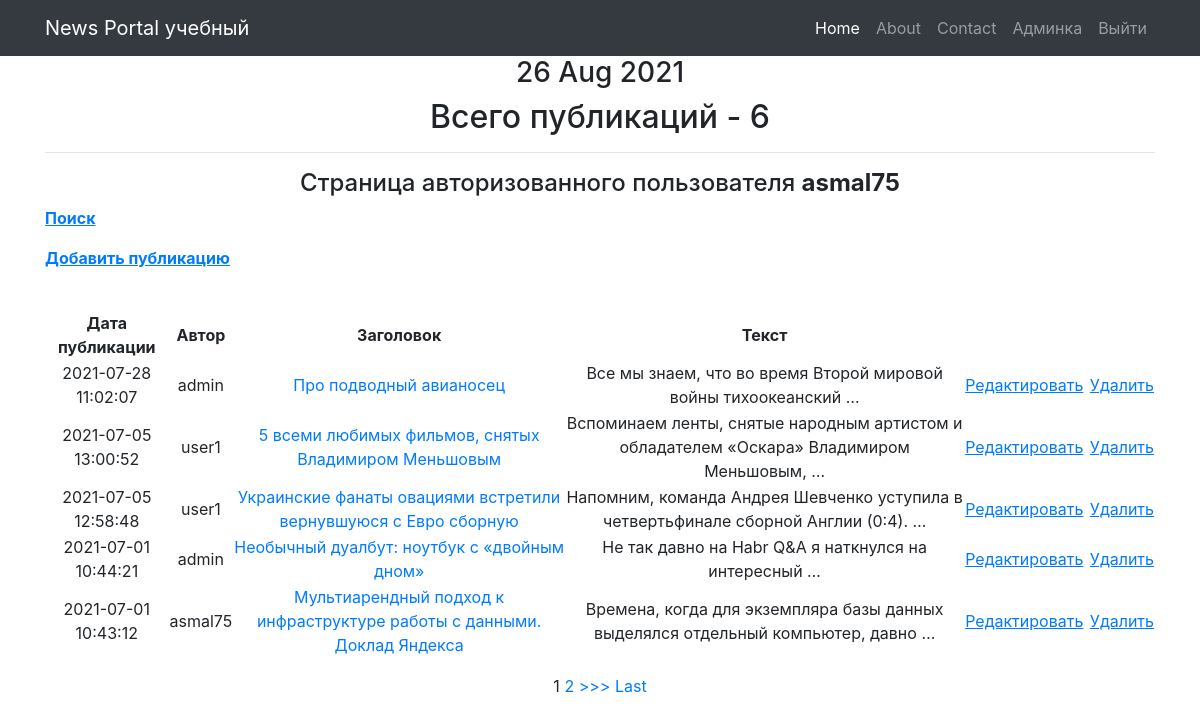
Screenshot of /news/ (signed in) with the database file from the repository.
### newapp/models.py (models this page shows, shortened)
class Post(models.Model):
    post = "PO"
    new = "NE"
    POST_NEW = [(post, "статья"), (new,"новость")]
    new_post = models.CharField(max_length = 2, choices = POST_NEW, default = post, verbose_name="Тип")
    time_in_new_post = models.DateTimeField(auto_now_add=True, verbose_name="Дата публикации")
    title = models.CharField(max_length=150, verbose_name="Заголовок", null=False)
    content_new_post = models.TextField(null=False, verbose_name="Текст",)
    rating_new_post = models.FloatField(default=0.0, verbose_name="Рейтинг")
    photo = models.ImageField(upload_to='photos/%Y/%m/%d', verbose_name="Фото", blank=True)
    is_published = models.BooleanField(default=False, verbose_name="Опубликовано")
    updated_at = models.DateTimeField(auto_now=True, null=True, verbose_name="Обновлено")
    category = models.ManyToManyField(Category, through='PostCategory')
    author = models.ForeignKey(Author, on_delete=models.CASCADE)
    class Meta:
        verbose_name = 'Публикация'
        verbose_name_plural = 'Публикации'

class Author(models.Model):
    author = models.OneToOneField(User, on_delete=models.CASCADE)
    author_rating = models.FloatField(default=0.0)
    class Meta:
        verbose_name = 'Автор'
        verbose_name_plural = 'Авторы'

### newapp/views.py (the view, shortened to what this page needs)
# urls.py: path('', PostsList.as_view()),
class PostsList(ListView):
    model = Post  # указываем модель, объекты которой мы будем выводить
    template_name = 'posts.html'
    context_object_name = 'posts'  # это имя списка, в котором будут лежать все объекты, его надо указать, чтобы обратиться к с
    ordering = ['-time_in_new_post']
    paginate_by = 5
    form_class = PostForm
    def get_filter(self):
        return PostFilter(self.request.GET, queryset=super().get_queryset())
    def get_queryset(self):
        return self.get_filter().qs
    def get_context_data(self, **kwargs):
        context = super().get_context_data(**kwargs)
        context['filter'] = PostFilter(self.request.GET, queryset=self.get_queryset())
        context['time_now'] = datetime.utcnow()
        context['form'] = PostForm()
        context['all_posts'] = len(Post.objects.all())       #общее  количество постов
        return context

### newapp/templatetags/censor.py (called while the page is built)
@register.filter(name='censor')
def censor(value, arg):  # value|censor:arg
    bad_words = {
        'дурак',
        'дура',
        'сука',
        'жопа',
    }
    list_value = value.split(' ')
    for bad_word in bad_words:
        for i in range(len(list_value)):
            if bad_word in list_value[i].lower():
                list_value[i] = arg
    return ' '.join(list_value)

### templates/posts.html (shortened to what this page needs)
{% extends 'flatpages/default.html' %}
{% load censor %}
{% block content %}
<h3>{{ time_now|date:'d M Y' }}</h3>
<h2>Всего публикаций - {{all_posts}} </h2>
<hr>
{% if user.is_authenticated %}
<h4> Страница авторизованного пользователя <strong> {{request.user.username}} </strong></h4>
{% endif %}
        <p align="left"><a href="{% url 'post_search.html' %}"> <u><strong> Поиск </strong></u></a>
        <p align="left"> <a href="{% url 'post_create.html' %}"> <u><strong> Добавить публикацию </strong></u></a>
{% if posts %}
    <table>
        <th>Дата публикации</th><th>Автор</th><th>Заголовок</th><th>Текст</th>
        <br>
        {% for post in object_list %}
             <tr>
                <td>{{ post.time_in_new_post|date:'Y-m-d H:i:s' }}</td>
                <td>{{ post.author.author }}</td>
                <td><a href="{% url 'post_detail' post.id %}">{{ post.title|censor:'@#%&$'|truncatewords:10 }}</a></td>
                <td>{{ post.content_new_post|truncatewords:10|censor:'@#%&$' }}</td>
                <td><a href="{% url 'post_update' post.id %}"><u>Редактировать</u></a><a>&nbsp;</a></td>
                <td><a href="{% url 'post_delete' post.id %}"><u>Удалить</u></a></td>
             </tr>
        {% endfor %}
    </table>
    {% if is_paginated %}
    {% for num in page_obj.paginator.page_range %}
        {% if page_obj.number == num %}
            <a>{{ num }}</a>
        {% elif num > page_obj.number|add:'-3' and num < page_obj.number|add:'3' %}
            <a href="?page={{ num }}">{{ num }}</a>
        {% endif %}
    {% endfor %}
    {% if page_obj.has_next %}
        <a href="?page={{ page_obj.next_page_number }}">>>></a>
        <a href="?page={{ page_obj.paginator.num_pages}}">Last</a>
    {% endif %}
  {% endif %}
{% else %}
    <h3>Новостей нет</h3>
{% endif %}
{% endblock content %}

### rows the page displays
Post: time_in_new_post "2021-07-28 11:02:07", author.author "admin", title|censor "Про подводный авианосец", content_new_post|censor "Все мы знаем, что во время Второй мировой войны тихоокеанский …"
Post: time_in_new_post "2021-07-05 13:00:52", author.author "user1", title|censor "5 всеми любимых фильмов, снятых Владимиром Меньшовым", content_new_post|censor "Вспоминаем ленты, снятые народным артистом и обладателем «Оскара» Владимиром Меньшовым, …"
Post: time_in_new_post "2021-07-05 12:58:48", author.author "user1", title|censor "Украинские фанаты овациями встретили вернувшуюся с Евро сборную", content_new_post|censor "Напомним, команда Андрея Шевченко уступила в четвертьфинале сборной Англии (0:4). …"
Post: time_in_new_post "2021-07-01 10:44:21", author.author "admin", title|censor "Необычный дуалбут: ноутбук с «двойным дном»", content_new_post|censor "Не так давно на Habr Q&A я наткнулся на интересный …"
Post: time_in_new_post "2021-07-01 10:43:12", author.author "asmal75", title|censor "Мультиарендный подход к инфраструктуре работы с данными. Доклад Яндекса", content_new_post|censor "Времена, когда для экземпляра базы данных выделялся отдельный компьютер, давно …"

### other values shown
{{ time_now|date:'d M Y' }} "26 Aug 2021"
{{ all_posts }} "6"
{{ request.user.username }} "asmal75"
{{ num }} "1"
{{ num }} "2"
